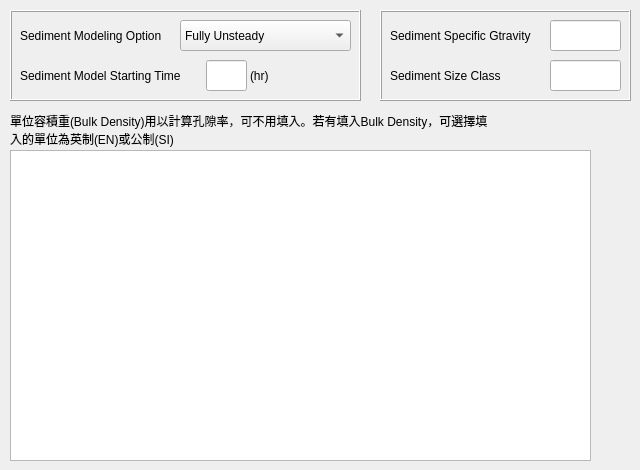
       <widget class="QWidget" name="tab_3">
        <attribute name="title">
         <string>Sediment Classes</string>
        </attribute>
        <widget class="QFrame" name="frame_6">
         <property name="geometry">
          <rect>
           <x>10</x>
           <y>10</y>
           <width>351</width>
           <height>91</height>
          </rect>
         </property>
         <property name="frameShape">
          <enum>QFrame::Box</enum>
         </property>
         <property name="frameShadow">
          <enum>QFrame::Raised</enum>
         </property>
         <widget class="QLabel" name="label_41">
          <property name="geometry">
           <rect>
            <x>10</x>
            <y>10</y>
            <width>161</width>
            <height>31</height>
           </rect>
          </property>
          <property name="text">
           <string>Sediment Modeling Option</string>
          </property>
         </widget>
         <widget class="QComboBox" name="sediModelingCombo">
          <property name="geometry">
           <rect>
            <x>170</x>
            <y>10</y>
            <width>171</width>
            <height>31</height>
           </rect>
          </property>
          <item>
           <property name="text">
            <string>Fully Unsteady</string>
           </property>
          </item>
          <item>
           <property name="text">
            <string>Quasi-Unsteady</string>
           </property>
          </item>
         </widget>
         <widget class="QLabel" name="label_42">
          <property name="geometry">
           <rect>
            <x>10</x>
            <y>50</y>
            <width>331</width>
            <height>31</height>
           </rect>
          </property>
          <property name="text">
           <string>Sediment Model Starting Time </string>
          </property>
         </widget>
         <widget class="QLineEdit" name="sediStartingEdit">
          <property name="geometry">
           <rect>
            <x>196</x>
            <y>50</y>
            <width>41</width>
            <height>31</height>
           </rect>
          </property>
         </widget>
         <widget class="QLabel" name="label_43">
          <property name="geometry">
           <rect>
            <x>240</x>
            <y>50</y>
            <width>61</width>
            <height>31</height>
           </rect>
          </property>
          <property name="text">
           <string>(hr)</string>
          </property>
         </widget>
        </widget>
        <widget class="QFrame" name="frame">
         <property name="geometry">
          <rect>
           <x>380</x>
           <y>10</y>
           <width>251</width>
           <height>91</height>
          </rect>
         </property>
         <property name="frameShape">
          <enum>QFrame::Box</enum>
         </property>
         <property name="frameShadow">
          <enum>QFrame::Raised</enum>
         </property>
         <widget class="QLabel" name="label_15">
          <property name="geometry">
           <rect>
            <x>10</x>
            <y>10</y>
            <width>161</width>
            <height>31</height>
           </rect>
          </property>
          <property name="text">
           <string>Sediment Specific Gtravity</string>
          </property>
         </widget>
         <widget class="QLineEdit" name="sediSGEdit">
          <property name="geometry">
           <rect>
            <x>170</x>
            <y>10</y>
            <width>71</width>
            <height>31</height>
           </rect>
          </property>
         </widget>
         <widget class="QLabel" name="label_16">
          <property name="geometry">
           <rect>
            <x>10</x>
            <y>50</y>
            <width>161</width>
            <height>31</height>
           </rect>
          </property>
          <property name="text">
           <string>Sediment Size Class</string>
          </property>
         </widget>
         <widget class="QLineEdit" name="sediSizeClass">
          <property name="geometry">
           <rect>
            <x>170</x>
            <y>50</y>
            <width>71</width>
            <height>31</height>
           </rect>
          </property>
         </widget>
        </widget>
        <widget class="QTableWidget" name="sediPropTable">
         <property name="geometry">
          <rect>
           <x>10</x>
           <y>150</y>
           <width>581</width>
           <height>311</height>
          </rect>
         </property>
        </widget>
        <widget class="QLabel" name="label_20">
         <property name="geometry">
          <rect>
           <x>10</x>
           <y>110</y>
           <width>601</width>
           <height>41</height>
          </rect>
         </property>
         <property name="text">
          <string>&lt;html&gt;&lt;head/&gt;&lt;body&gt;&lt;p&gt;單位容積重(Bulk Density)用以計算孔隙率，可不用填入。若有填入Bulk Density，可選擇填&lt;br/&gt;入的單位為英制(EN)或公制(SI)&lt;/p&gt;&lt;/body&gt;&lt;/html&gt;</string>
         </property>
        </widget>
       </widget>
